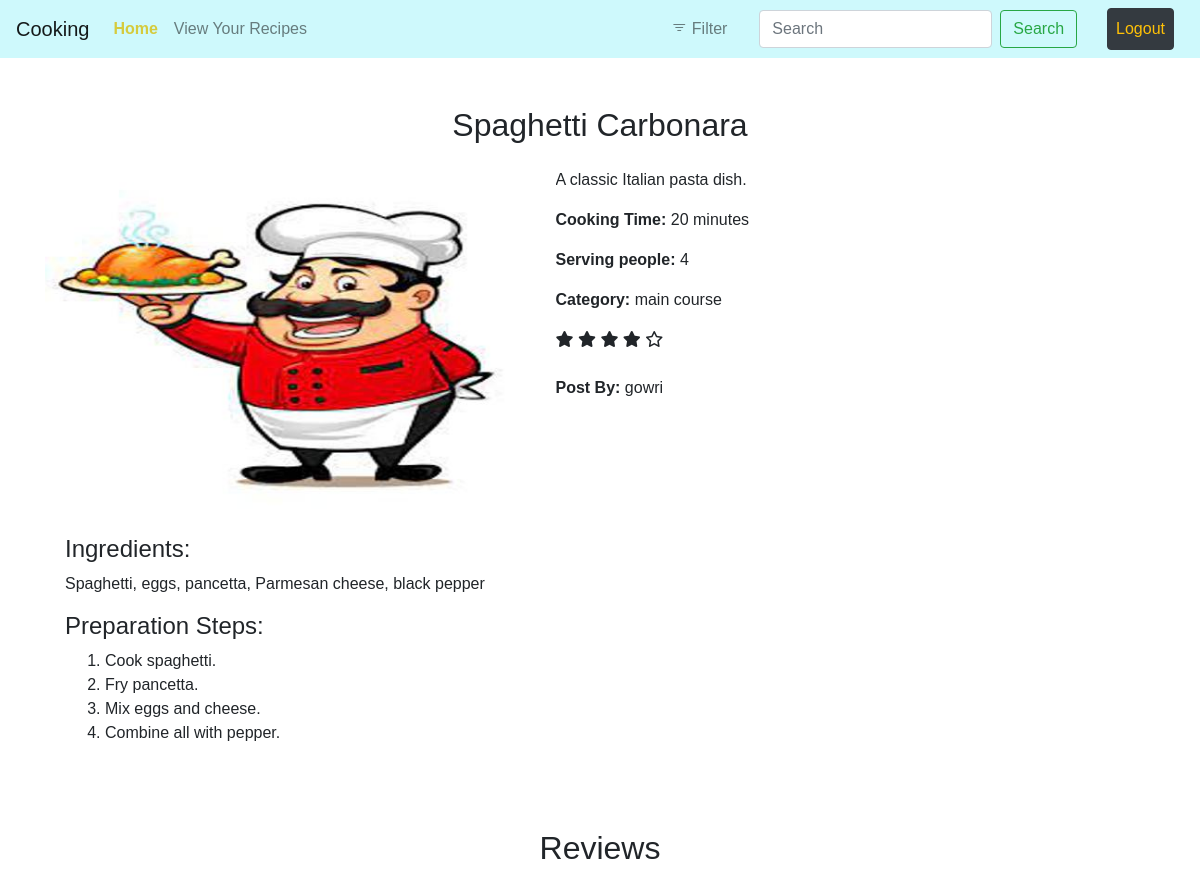
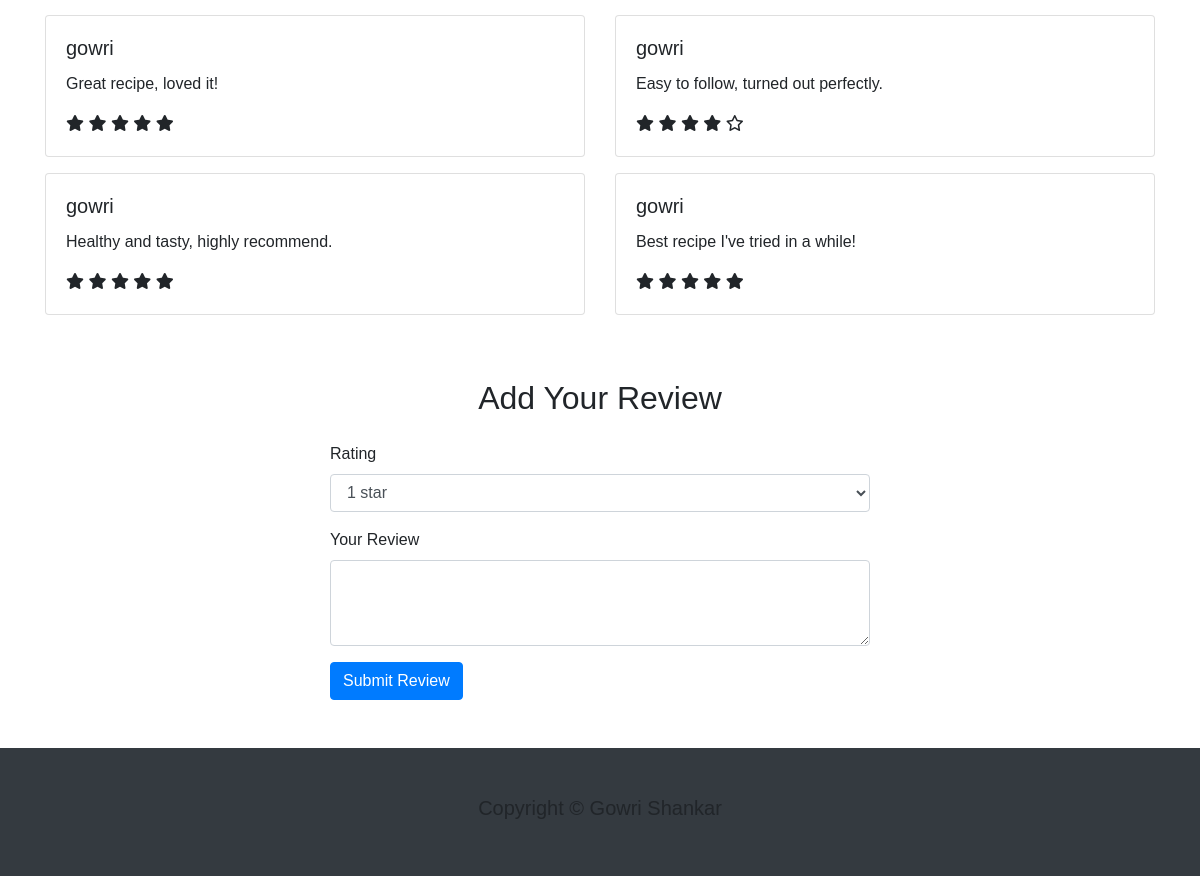
/recipes/1, run on the app's committed database (2 pictures, top to bottom).
### models.py (models this page shows)
class Recipe(db.Model):
    id = db.Column(db.Integer, primary_key=True)
    title = db.Column(db.String(250), nullable=False)
    description = db.Column(db.Text, nullable=False)
    ingredients = db.Column(db.Text, nullable=False)
    preparation_steps = db.Column(db.Text, nullable=False)
    cooking_time = db.Column(db.Integer, nullable=False)
    serving_size = db.Column(db.Integer, nullable=False)
    image_url = db.Column(db.String(250), nullable=True)
    category = db.Column(db.String(255),nullable=False)
    author = db.Column(db.String(255),nullable=False,default="gowri")

class Review(db.Model):
    id = db.Column(db.Integer, primary_key=True)
    review = db.Column(db.Text,nullable=False)
    username = db.Column(db.String(255),nullable=False)
    recipe_id = db.Column(db.Integer,nullable=False)
    user_id = db.Column(db.Integer,nullable=False)
    rating = db.Column(db.Integer,nullable=False)

### app.py (the view)
@app.route("/recipes/<int:recipe_id>")
def recipe_detail(recipe_id):
    reviews = Review.query.filter_by(recipe_id=recipe_id).all()
    recipe = Recipe.query.get(recipe_id)
    ratings = db.session.query(
            Review.recipe_id,
            func.avg(Review.rating).label('average_rating')
        ).group_by(Review.recipe_id).all()
    rating_dict = {rating.recipe_id: rating.average_rating for rating in ratings}
    if not recipe:
        return "Recipe not found", 404
    preparation_steps = re.split(r'\b\d+\.\s*', recipe.preparation_steps)
    preparation_steps = [step for step in preparation_steps if step]
    return render_template("recipe_detail.html", recipe=recipe,preparation_steps=preparation_steps,reviews=reviews,rating_dict=rating_dict)

### templates/recipe_detail.html (shortened to what this page needs)
{% extends 'base.html' %} {% block content %}
<h2 class="text-center mt-5 mb-4">{{ recipe.title }}</h2>
<div class="container">
  <div class="row no-gutters">
    <div class="col-md-5">
      <img
        src="../{{ recipe.image_url }}"
        class="card-img-top"
        alt="{{ recipe.title }}"
        style="border-radius: 10%"
      />
    </div>
    <div class="col-md-6 ml-5">
      <div
        class="scrollable-content"
        style="max-height: 400px; overflow-y: auto"
      >
        <p class="card-text">{{ recipe.description }}</p>
        <p><strong>Cooking Time:</strong> {{ recipe.cooking_time }} minutes</p>
        <p><strong>Serving people:</strong> {{ recipe.serving_size }}</p>
        <p><strong>Category:</strong> {{ recipe.category }}</p>
        <div class="rating">
          {% set avg_rating = rating_dict.get(recipe.id, 0) %} {% for i in
          range(1, 6) %} {% if i <= avg_rating %}
          <i class="fa-solid fa-star"></i>
          {% else %}
          <i class="fa-regular fa-star"></i>
          {% endif %} {% endfor %}
        </div>
        <br />
        <p><strong>Post By: </strong>{{ recipe.author }}</p>
      </div>
    </div>
    <div class="col-md-6">
      <div class="card-body">
        <h4>Ingredients:</h4>
        <p class="card-text">{{ recipe.ingredients }}</p>
        <h4>Preparation Steps:</h4>
        <ol>
          {% for step in preparation_steps %}
          <li>{{ step }}</li>
          {% endfor %}
        </ol>
      </div>
    </div>
  </div>
</div>
<div class="container mt-5">
  {% if reviews %}
  <h2 class="text-center mb-4">Reviews</h2>
  <div class="row">
    {% for review in reviews %}
    <div class="col-md-6">
      <div class="card mb-3">
        <div class="card-body">
          <h5 class="card-title">{{ review.username }}</h5>
          <p class="card-text">{{ review.review }}</p>
          <div class="rating">
            {% for _ in range(5) %} {% if loop.index <= review.rating %}
            <i class="fa-solid fa-star"></i>
            {% else %}
            <i class="fa-regular fa-star"></i>
            {% endif %} {% endfor %}
          </div>
        </div>
      </div>
    </div>
    {% endfor %}
  </div>
  {% endif %}
</div>
<div class="container mt-5 mb-5">
  <h2 class="text-center mb-4">Add Your Review</h2>
  <div class="row justify-content-center">
    <div class="col-md-6">
      <form
        action="{{ url_for('post_review', recipe_id=recipe.id) }}"
        method="post"
      >
        <div class="form-group">
          <label for="rating">Rating</label>
          <select class="form-control" id="rating" name="rating" required>
            <option value="1">1 star</option>
          </select>
        </div>
        <div class="form-group">
          <label for="content">Your Review</label>
          <textarea
            class="form-control"
            id="content"
            rows="3"
            name="review"
            required
          ></textarea>
        </div>
        <button type="submit" class="btn btn-primary">Submit Review</button>
      </form>
    </div>
  </div>
</div>
{% endblock %}

### static/css/home.css (style rules this page uses)
* { font-family: "Poppins", sans-serif; }

### data on the page
Recipe: title "Spaghetti Carbonara", description "A classic Italian pasta dish.", cooking_time "20", serving_size "4", category "main course", author "gowri", ingredients "Spaghetti, eggs, pancetta, Parmesan cheese, black pepper"
Review: username "gowri", review "Great recipe, loved it!", rating 5 (drawn)
Review: username "gowri", review "Easy to follow, turned out perfectly.", rating 4 (drawn)
Review: username "gowri", review "Healthy and tasty, highly recommend.", rating 5 (drawn)
Review: username "gowri", review "Best recipe I've tried in a while!", rating 5 (drawn)

### other printed values
{{ step }} "Cook spaghetti." "Fry pancetta." "Mix eggs and cheese." "Combine all with pepper."
